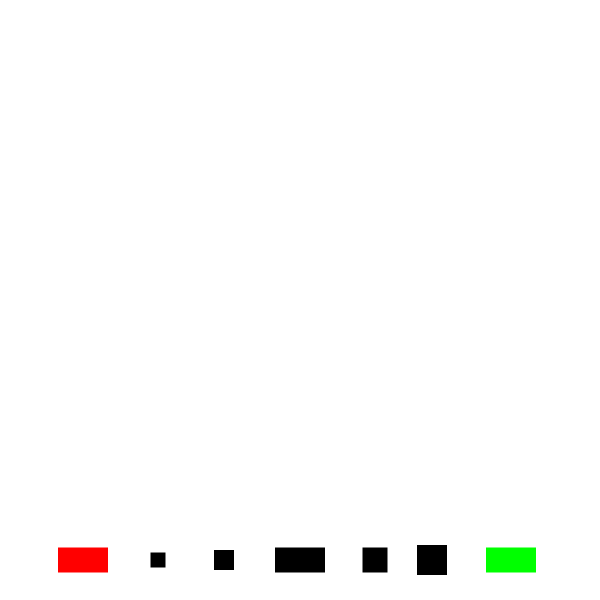
Frame 1 (no input)
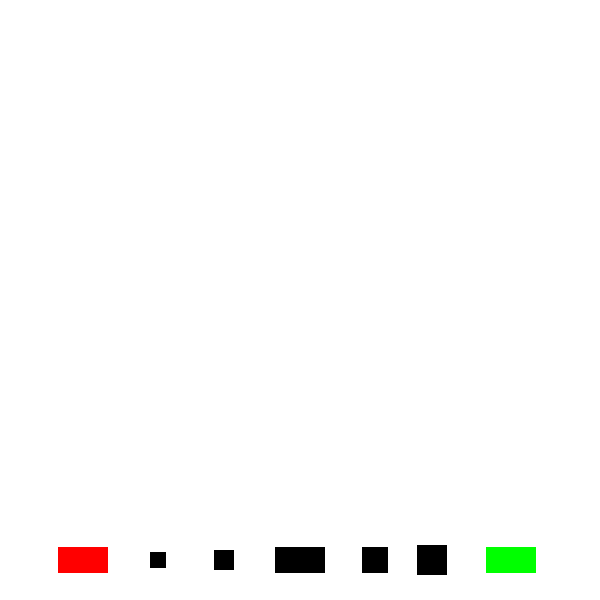
Frame 60 (the mouse pressed at the canvas centre just before this capture)
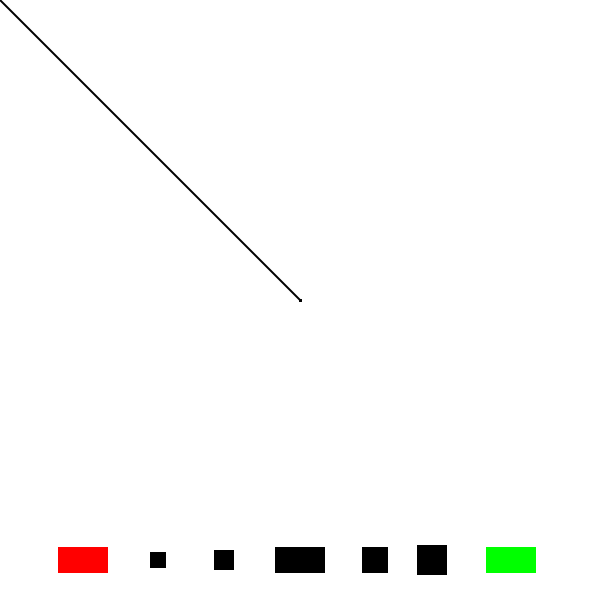
Frame 120 (the mouse held since frame 60 and released just before this capture)

The Processing sketch that drew these frames (run headless with seeded random() and noise(); from frame 60 on, the mouse is pressed at the canvas centre):

// Processing sketch: sketch_5
// ── sketch_5.pde
color c=color(0,0,0);
float sW=2;
void setup() {
  size(600, 600);
  background(255);
  rectMode(CENTER);
}

void draw() {
    if(mousePressed&&mouseY<520){
    stroke(c);
    strokeWeight(sW);
   line(mouseX,mouseY,pmouseX,pmouseY);
  }
  noStroke();
  fill(255,0,0);
  rect(83,560,50,25);
  fill(0);
  rect(300,560,50,25);
  fill(0,255,0);
  rect(511,560,50,25);
  fill(c);
  rect(158,560,15,15);
  rect(224,560,20,20);
  rect(375,560,25,25);
  rect(432,560,30,30);
  
  stroke(0);
  strokeWeight(5);
}

void mousePressed(){
 if(abs(mouseX-83)<25&&abs(mouseY-560)<15){
  c=color(255,0,0);
 }
 if(abs(mouseX-300)<25&&abs(mouseY-560)<15){
  c=color(0,0,0);
 }
 if(abs(mouseX-511)<25&&abs(mouseY-560)<15){
  c=color(0,255,0);
 }
 if(abs(mouseX-158)<10&&abs(mouseY-560)<10){
  sW=2;
 }
 if(abs(mouseX-224)<10&&abs(mouseY-560)<10){
  sW=5;
 }
 if(abs(mouseX-375)<10&&abs(mouseY-560)<10){
  sW=10;
 }
 if(abs(mouseX-432)<10&&abs(mouseY-560)<10){
  sW=15;
 }
}
